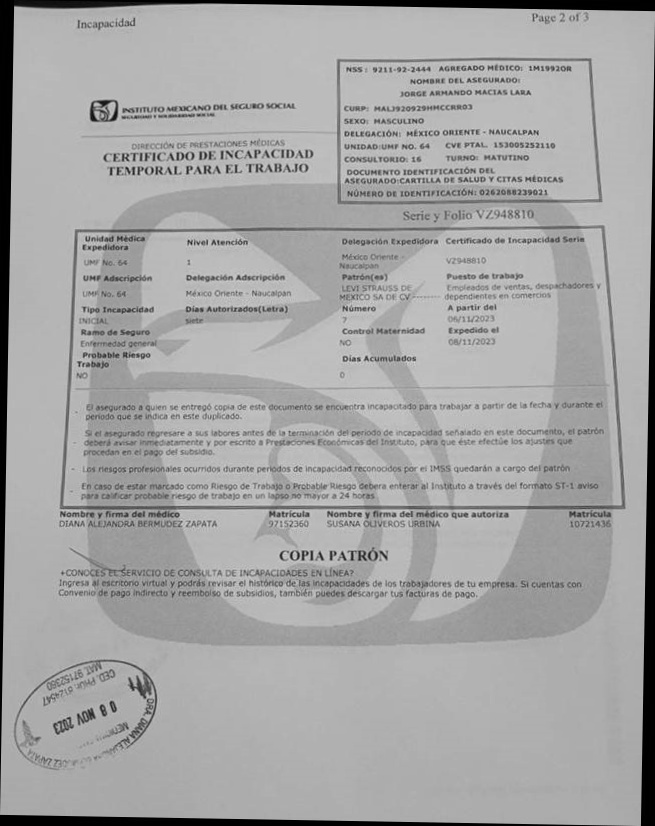
#> input picture data_inject/1_procesed.jpeg, 655 x 826 px
$ python -i improve_image_quality.py   (imports and definitions only)
#> lines starting #> are read from the running program, lines starting #| are printed output that depends on the picture; after the words box and inside, x2 and y2 are one past the last pixel; in counts of white or black regions, pixels touching at a corner belong together; long printed decimals are rounded
import os
from PIL import Image
import numpy as np
import cv2
import math
from typing import Tuple, Union
from deskew import determine_skew
from skimage import io, filters

"""
    Additional documentation:
    https://www.leadtools.com/help/sdk/v21/main/api/deskewing.html
"""

debug = True


def get_skew_angle(cvImage) -> float:
    """ "
    Get the skew angle of the image using Hough Transform
    return the average angle of the lines in the image
    rtype: float
    """
    # Convert the image to grayscale
    gray = cv2.cvtColor(cvImage, cv2.COLOR_BGR2GRAY)
    blur = cv2.GaussianBlur(gray, (9, 9), 0)
    edges = cv2.Canny(blur, 50, 150, apertureSize=3)
    lines = cv2.HoughLinesP(
        edges, 1, np.pi / 180, 100, minLineLength=10, maxLineGap=250
    )
    angles = []
    # calculate the angle of each line
    if lines is not None:
        for line in lines:
            x1, y1, x2, y2 = line[0]
            angle = np.arctan2(y2 - y1, x2 - x1) * 180.0 / np.pi
            angles.append(angle)

    # return the average angle
    if not angles:
        return None
    return np.mean(angles)


def deskew_and_rotate(image, output_path):
    """ "
    Deskew and rotate the image
    rtpe: PIL.Image.Image
    """
    grayscale = cv2.cvtColor(image, cv2.COLOR_BGR2GRAY)
    angle = determine_skew(grayscale)
    rotated = rotate(image, angle, (0, 0, 0))
    cv2.imwrite(output_path, rotated)
    output_image = Image.open(output_path)
    return output_image


# [42 lines left out: functions convert_to_1bit, convert_to_grayscale, rotate, not called in this run]


def get_bounding_boxes(contours, mask, textImg):
    """
    Auxiliar function to
    Get the bounding boxes of the text regions
    """
    # Initialize min and max coordinates
    min_x, min_y, max_x, max_y = float("inf"), float("inf"), 0, 0
    cummTheta = 0
    ct = 0
    for idx in range(len(contours)):
        x, y, w, h = cv2.boundingRect(contours[idx])
        mask[y : y + h, x : x + w] = 0
        cv2.drawContours(mask, contours, idx, (255, 255, 255), -1)
        r = float(cv2.countNonZero(mask[y : y + h, x : x + w])) / (w * h)

        if r > 0.45 and w > 8 and h > 8:
            rect = cv2.minAreaRect(contours[idx])
            box = cv2.boxPoints(rect)
            box = np.int0(box)
            # cv2.drawContours(textImg, [box], 0, (0, 0, 255), 2)

            theta = slope(box[0][0], box[0][1], box[1][0], box[1][1])
            cummTheta += theta
            ct += 1

            # Update min and max coordinates
            min_x = min(min_x, x)
            min_y = min(min_y, y)
            max_x = max(max_x, x + w)
            max_y = max(max_y, y + h)

    # Check for float("inf") after the loop
    if min_x == float("inf"):
        min_x = 0
    if min_y == float("inf"):
        min_y = 0

    return int(min_x), int(min_y), int(max_x), int(max_y), cummTheta, ct


def slope(x1, y1, x2, y2):
    if x1 == x2:
        return 0
    slope = (y2 - y1) / (x2 - x1)
    theta = np.rad2deg(np.arctan(slope))
    return theta


# [9 lines left out: function display, not called in this run]


def improve_image_quality(input_image_path, output_image_path):
#> called with input_image_path = '../data_inject/1_procesed.jpeg', output_image_path = 'out.png'
    filename = os.path.basename(input_image_path)
    output_image_path = os.path.join(output_image_path, filename)
    raw_image = cv2.imread(input_image_path)
#> raw_image is the input picture: shape (826, 655, 3); min 0, max 223, mean 164.2

    if raw_image is None:
        print(f"Image {input_image_path} not found")
        return None

    # crop image to text region
    small = cv2.cvtColor(raw_image, cv2.COLOR_BGR2GRAY)

    # find the gradient map
    kernel = cv2.getStructuringElement(cv2.MORPH_ELLIPSE, (3, 3))
    grad = cv2.morphologyEx(small, cv2.MORPH_GRADIENT, kernel)
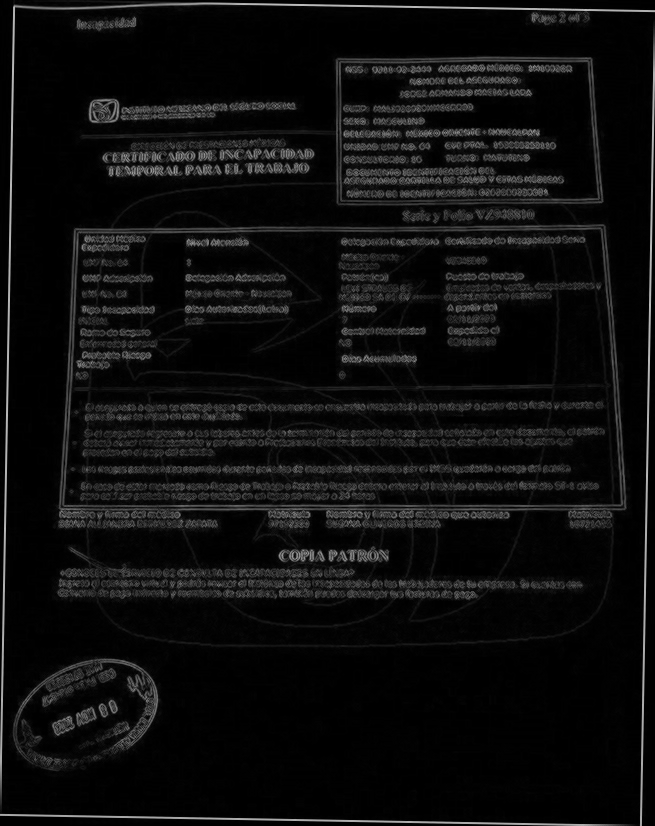
#> grad: shape (826, 655); min 0, max 189, mean 14

    # Binarize the gradient image
    _, bw = cv2.threshold(grad, 0.0, 255.0, cv2.THRESH_BINARY | cv2.THRESH_OTSU)
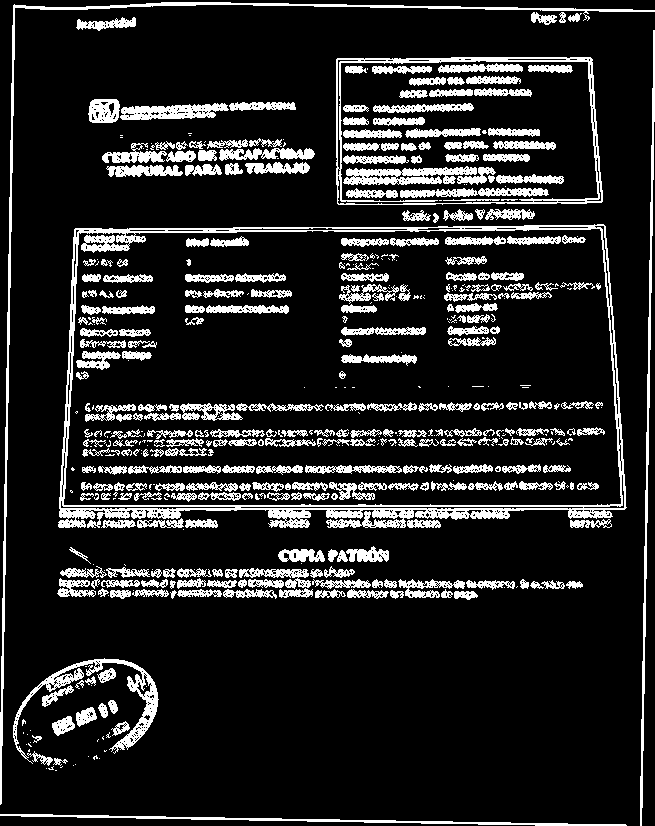
#> bw: shape (826, 655); 14.4% white; 501 white regions (176 under 20 px), largest, box (x1, y1, x2, y2) and area: (58, 224, 627, 528) 11150, (0, 2, 655, 805) 3845, (336, 57, 603, 205) 3008

    # connect horizontally oriented regions
    # kernal value (9,1) can be changed to improved the text detection
    kernel = cv2.getStructuringElement(cv2.MORPH_RECT, (9, 1))
    connected = cv2.morphologyEx(bw, cv2.MORPH_CLOSE, kernel)
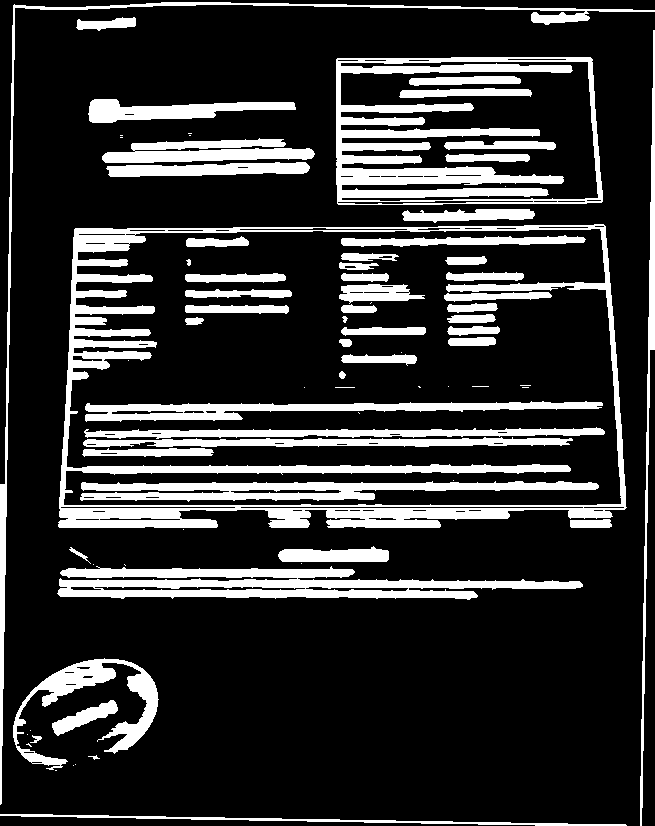
#> connected: shape (826, 655); 19.5% white; 78 white regions (26 under 20 px)
    contours, hierarchy = cv2.findContours(
        connected.copy(), cv2.RETR_EXTERNAL, cv2.CHAIN_APPROX_NONE
    )  # opencv >= 4.0
#> contours = 32 contours, 15 with area under 20; largest, box (x1, y1, x2, y2) and area: (58, 224, 627, 528) 160818, (336, 57, 603, 205) 37984, (57, 566, 583, 600) 9546, (13, 658, 159, 770) 3877, (0, 2, 655, 805) 3383
    mask = np.zeros(bw.shape, dtype=np.uint8)
    min_x, min_y, max_x, max_y, cummTheta, ct = get_bounding_boxes(
        contours, mask, raw_image
    )
#> the loop in get_bounding_boxes, `for idx in range(len(contours)):` made 32 passes
#> (x, y, w, h, r, rect, box) on passes 12, 17, 19, 20, 21: (57, 566, 526, 34, 0.585, ((319.5, 582.3), (32.61, 525), -89.83), [[581, 599], [56, 597], [57, 565], [582, 566]]), (278, 546, 111, 16, 0.774, ((333, 553.5), (15, 110), -90), [[388, 561], [278, 561], [278, 546], [388, 546]]), (570, 519, 42, 9, 0.886, ((590.5, 523), (8, 41), -90), [[611, 527], [570, 527], [570, 519], [611, 519]]), (58, 224, 569, 304, 0.936, ((340.9, 376.9), (568.1, 301.8), -0.442), [[58, 529], [55, 228], [623, 223], [626, 525]]), (402, 209, 133, 14, 0.672, ((468, 215.1), (132, 12.54), -1.1), [[402, 222], [401, 210], [533, 207], [534, 220]])
#> (x, y, w, h, r) on passes 1 to 6: (0, 814, 627, 12, 0.21), (55, 770, 2, 1, 1), (73, 765, 1, 1, 1), (75, 764, 1, 1, 1), (88, 755, 12, 5, 0.383), (26, 743, 6, 4, 0.375)
#> after the loop in get_bounding_boxes, `for idx in range(len(contours)):`:
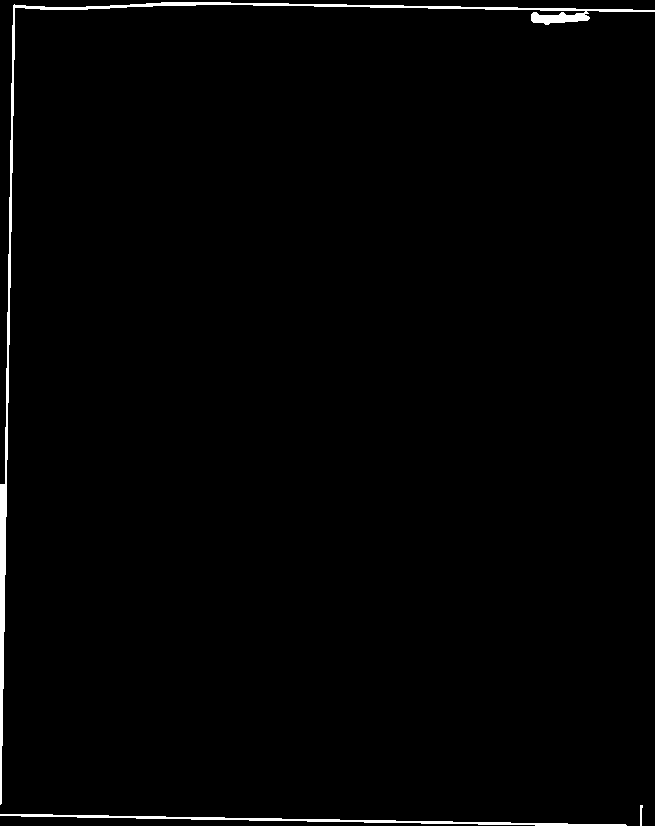
#> mask: shape (826, 655); 1.2% white; 3 white regions, box (x1, y1, x2, y2) and area: (0, 2, 655, 805) 4889, (0, 814, 627, 826) 1577, (640, 805, 643, 826) 45
#> after the loop in get_bounding_boxes, `for idx in range(len(contours)):`: ct = 10; cummTheta = 521.8
#> min_x = 57; min_y = 17; max_x = 627; max_y = 600; cummTheta = 521.8; ct = 10
    cropped = raw_image[min_y:max_y, min_x:max_x]
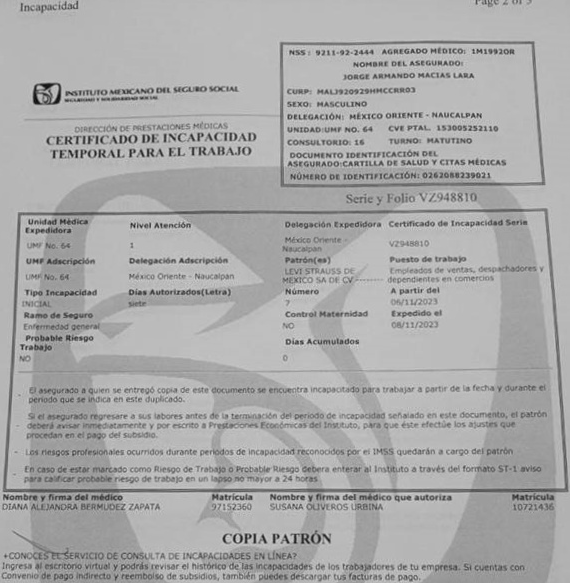
#> cropped: shape (583, 570, 3); min 12, max 223, mean 168.9
    # display(cropped, "Cropped Image")

    skewed_angle = get_skew_angle(cropped)
#> in get_skew_angle, `blur = cv2.GaussianBlur(gray, (9, 9), 0)`:
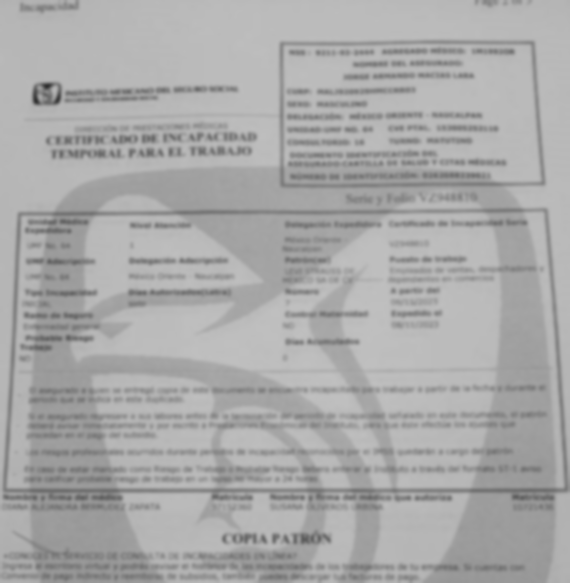
#> blur: shape (583, 570); min 48, max 192, mean 168.9
#> in get_skew_angle, `edges = cv2.Canny(blur, 50, 150, apertureSize=3)`:
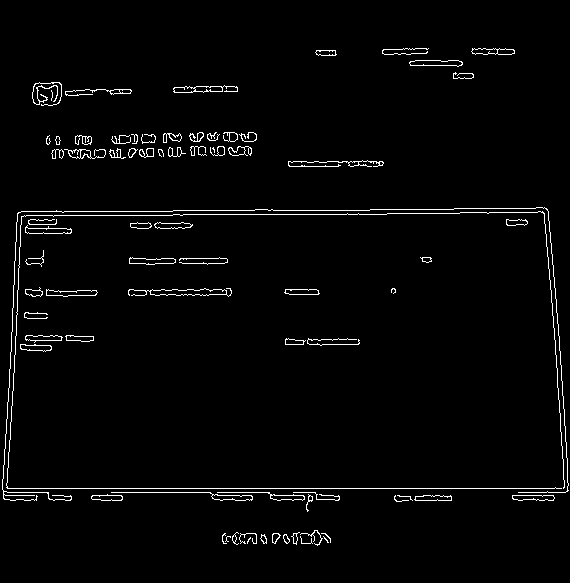
#> edges: shape (583, 570); 2.3% white in thin lines or dots, all inside (x1, y1, x2, y2) = (2, 48, 569, 546)
#> in get_skew_angle, `lines = cv2.HoughLinesP( edges, 1, np.pi / 180, 100, minLineLength=10,..`: lines = 17 rows, first 6: [2, 488, 567, 488], [3, 492, 565, 492], [3, 495, 553, 495], [17, 216, 544, 207], [17, 214, 548, 214], [545, 208, 564, 487]
#> the loop in get_skew_angle, `for line in lines:` made 17 passes
#> (x1, y1, x2, y2, angle) on passes 1 to 12: (2, 488, 567, 488, 0), (3, 492, 565, 492, 0), (3, 495, 553, 495, 0), (17, 216, 544, 207, -0.978), (17, 214, 548, 214, 0), (545, 208, 564, 487, 86.1), (4, 499, 553, 499, 0), (21, 211, 172, 211, 0), (10, 439, 21, 224, -87.07), (3, 494, 17, 213, -87.15), (10, 500, 553, 500, 0), (549, 221, 568, 490, 85.96)
#> after the loop in get_skew_angle, `for line in lines:`: angles = [0, 0, 0, -0.978, 0, 86.1, 0, 0, -87.07, -87.15, 0, 85.96, -0.716, -86.99, 0, 0, 0]
#> skewed_angle = -5.34
    # display(cropped, "Cropped Image")
    deskewed_image = cropped  # assign a default value
    if skewed_angle is not None:
        if abs(skewed_angle) > 0.5:
            print(f"Image is skewed by {skewed_angle} degrees")
#| Image is skewed by -5.343 degrees
            deskewed_image = deskew_and_rotate(cropped, output_image_path)
    else:
        deskewed_image = cropped
    # bin_img = convert_to_1bit(deskewed_image)
    bin_img = convert_to_grayscale(deskewed_image)
    # bin_img = (bin_img * 255).astype(np.uint8)
    cv2.imwrite(output_image_path, bin_img)

#> (the run stopped early here; a loop or call above may not have finished)

$ run again, on data_inject/2_procesed.jpg
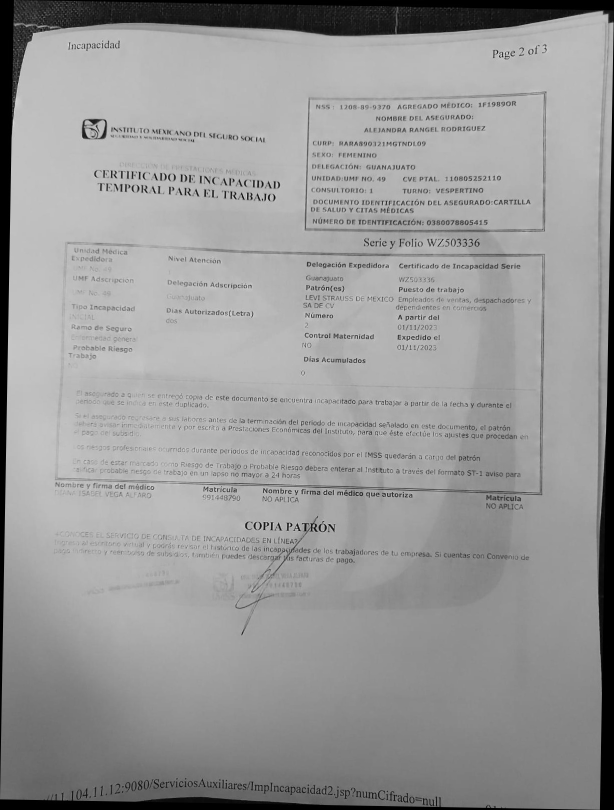
#> input picture data_inject/2_procesed.jpg, 1228 x 1620 px (shown at 1/2 size)
#> in improve_image_quality, raw_image is the input picture: shape (1620, 1228, 3); min 0, max 241, mean 152.2
#> in improve_image_quality, `_, bw = cv2.threshold(grad, 0.0, 255.0, cv2.THRESH_BINARY | cv2.THRESH..`:
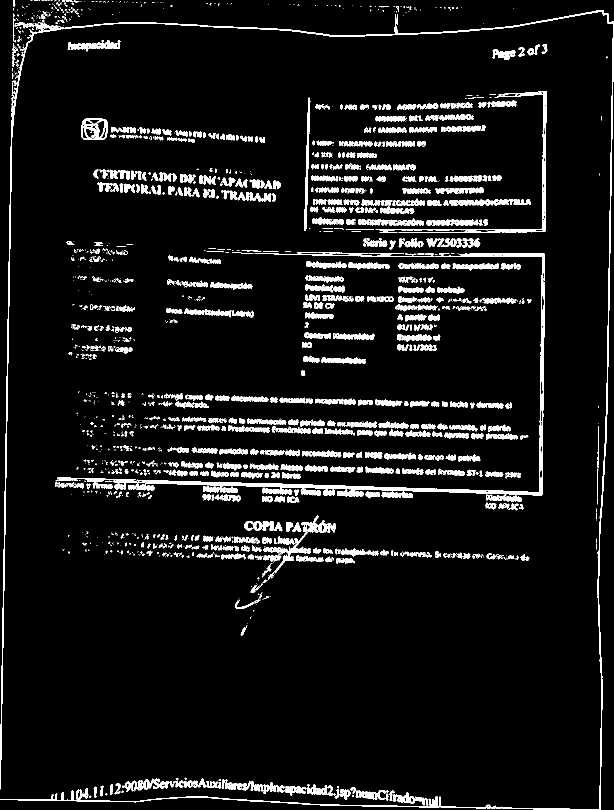
#> bw: shape (1620, 1228) (shown at 1/2 size); 7.1% white; 1576 white regions (923 under 20 px), largest, box (x1, y1, x2, y2) and area: (0, 20, 1228, 1620) 16434, (111, 507, 1090, 1004) 12288, (751, 182, 1094, 466) 3304
#> connected: shape (1620, 1228); 10.1% white; 316 white regions (172 under 20 px)
#> contours = 316 contours, 192 with area under 20; largest, box (x1, y1, x2, y2) and area: (0, 20, 1228, 1620) 35632, (110, 504, 1090, 1004) 16292, (282, 1031, 1059, 1159) 14339, (278, 921, 1042, 957) 6398, (296, 786, 1023, 817) 6214
#> the loop in get_bounding_boxes, `for idx in range(len(contours)):` made 316 passes
#> (x, y, w, h, r, rect, box) on passes 40, 49, 50: (306, 1068, 31, 12, 0.632, ((321, 1073.6), (10.6, 30.48), -83.66), [[335, 1080], [305, 1077], [306, 1066], [336, 1069]]), (971, 1005, 76, 16, 0.693, ((1008.5, 1012.5), (13.03, 75.27), -87.61), [[1045, 1020], [970, 1017], [971, 1004], [1046, 1007]]), (524, 992, 75, 14, 0.823, ((561, 998.3), (12.59, 74.24), -88.45), [[597, 1005], [523, 1003], [524, 991], [598, 993]])
#> in get_skew_angle, `edges = cv2.Canny(blur, 50, 150, apertureSize=3)`:
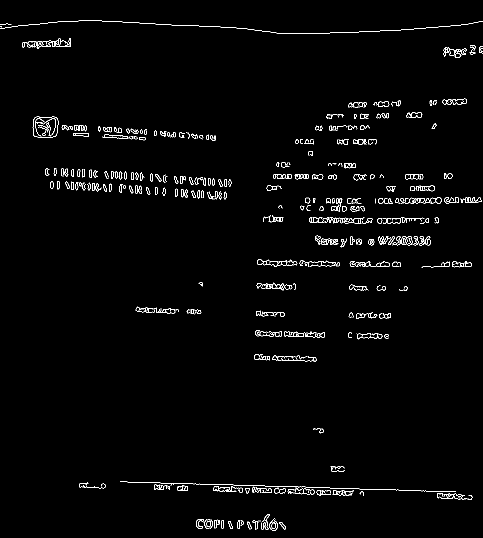
#> edges: shape (1076, 965) (shown at 1/2 size); 1.7% white in thin lines or dots
#> the loop in get_skew_angle, `for line in lines:` made 36 passes
#> line on passes 1 to 8: [[399, 967, 854, 982]], [[187, 41, 663, 65]], [[158, 971, 943, 998]], [[511, 970, 901, 983]], [[175, 964, 943, 991]], [[599, 67, 801, 60]], [[102, 376, 954, 405]], [[91, 349, 904, 349]]
#| Image is skewed by 1.701 degrees
